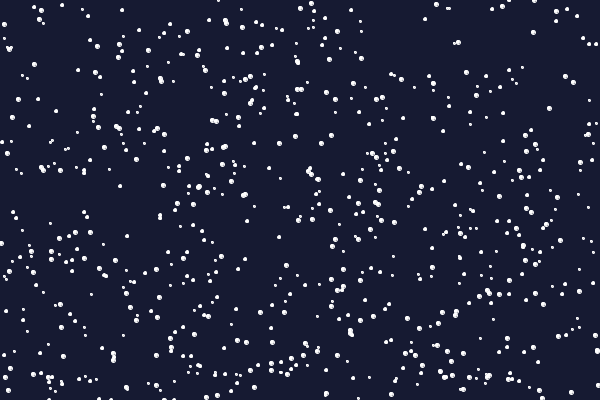
Frame 1 (no input)
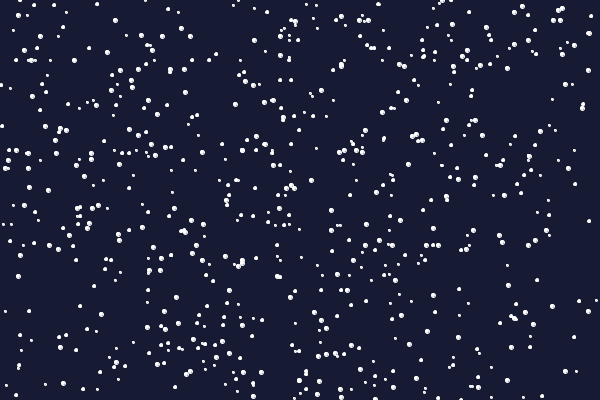
Frame 60 (the mouse pressed at the canvas centre just before this capture)
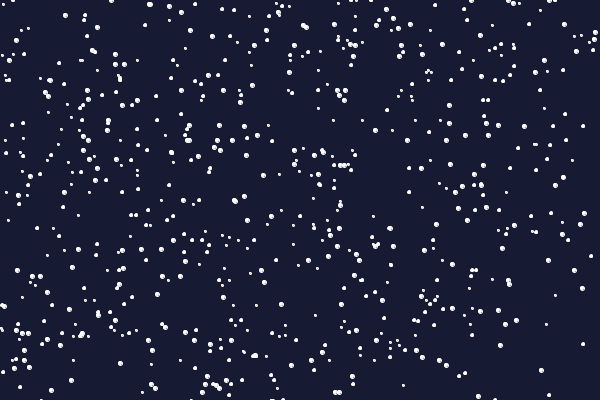
Frame 120 (the mouse held since frame 60 and released just before this capture)

The Processing sketch that drew these frames (run headless with seeded random() and noise(); from frame 60 on, the mouse is pressed at the canvas centre):

// Processing sketch: processing_84771
// ── processing_84771.pde

// Snowfall simulation
// Samuel Arbesman
// 2013

int numFlakes = 700;
Flake[] flakes = new Flake[numFlakes];
float angleRange = 0.1;

void setup() {
  size(600, 400);
  smooth();
  frameRate(24);

  for (int i = 0; i < numFlakes; i++)
  {
    int cX = int(random(width));
    int cY = int(random(height));
    float angle = random(100)/100.*angleRange+HALF_PI-angleRange/2;

    flakes[i] = new Flake(cX, cY, angle);
  }
}


void draw() {
  background(22, 26, 50);

  for (int i=0;i<numFlakes;i++)
  {
    flakes[i].run();
  }
}



class Flake
{
  int x, y;
  float angle;
  int flakeSize = int(random(2, 5));
  boolean ground;

  float inc = random(3, 6);

  Flake(int xin, int yin, float angleIn)
  {
    x = xin;
    y = yin;
    angle = angleIn;
  }

  void run()
  {
    x += inc*cos(angle);
    y += inc*sin(angle);

    angle += random(-100, 100)/10000.;

    if (y > height)
    {
      y = 0;
      x = int(random(width));
      angle = random(100)/100.*angleRange+HALF_PI-angleRange/2;
    }


    if (x>0) {
      fill(256, 256, 256);
      stroke(256, 256, 256);
      ellipse(x, y, flakeSize, flakeSize);
    }
  }
}
